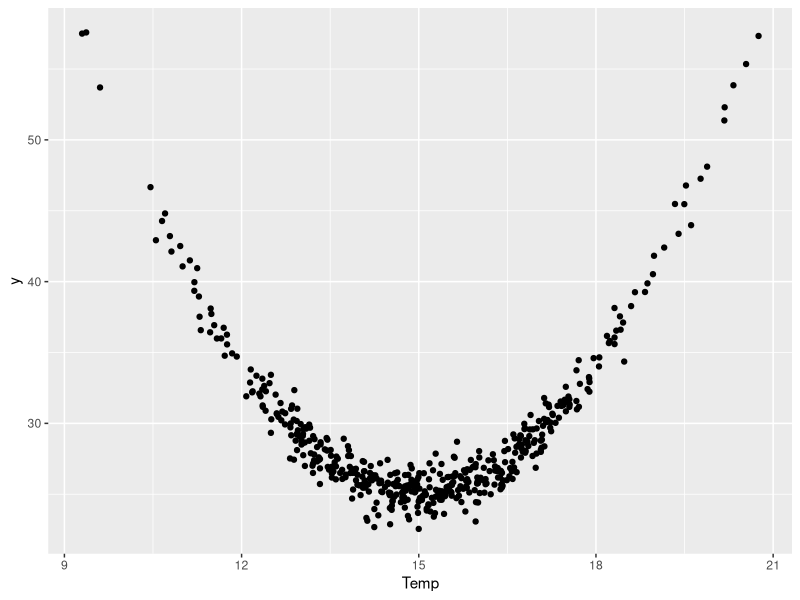
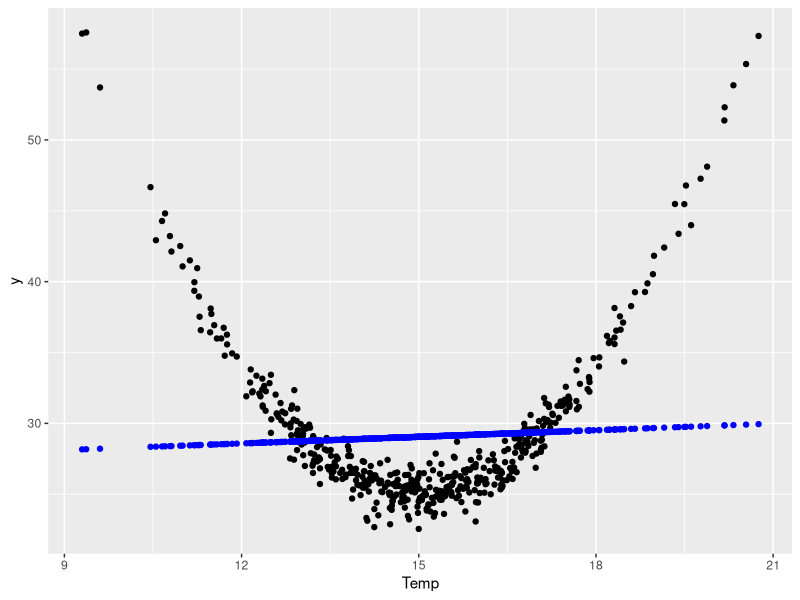
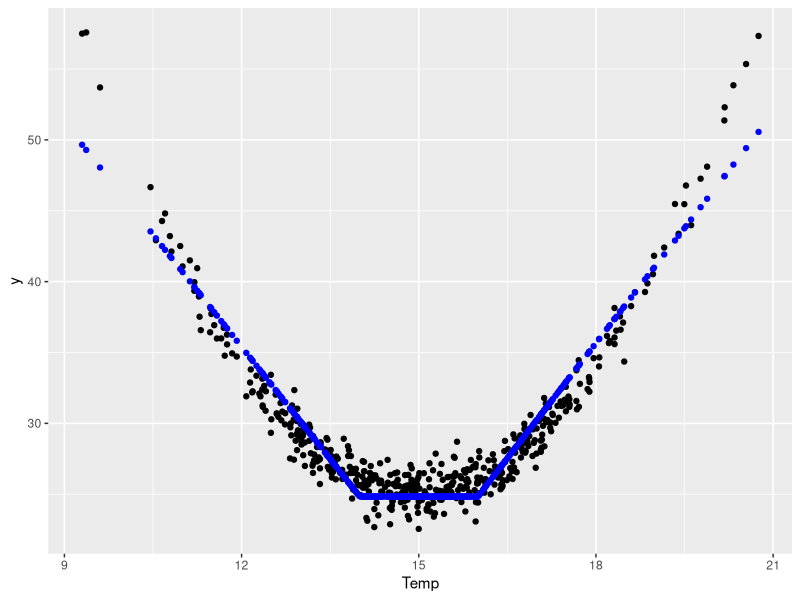
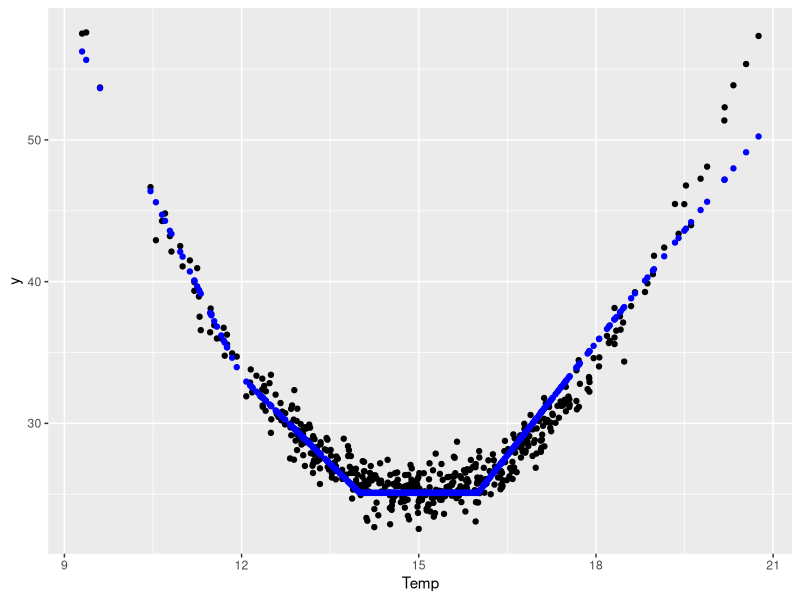

Here is the R script that generated these plots, in order:
library(ggplot2)
#Generate sinthetic data
Temp <- 15+rnorm(500)*2
y <- Temp^2-30*Temp+250+rnorm(500)
dt <- data.frame(y=y,Temp=Temp) #este es el conjunto de datos
ggplot(dt)+geom_point(aes(x=Temp, y=y))


#Fit regression model
lm.fit <- lm(y~Temp)
dt <- cbind(dt,fit0=lm.fit$fitted.values)
ggplot(dt)+geom_point(aes(x=Temp, y=y))+geom_point(aes(x=Temp, y=fit0),color="blue")
  #parece que a partir de 16 sube y que baja hasta 14


#Divide temperature (CREAR VISAGRA PAR LM)
T.cold <- sapply(Temp,min,14)
T.hot <- sapply(Temp,max,16)
dt <- cbind(dt,T.cold,T.hot) #anadimos al conjunto de datos las columnas tcold y thot

#Fit regression model CON TCOLD,THOT Y DT
lm.fit <- lm(y~T.cold+T.hot,dt)
dt <- cbind(dt,fit=lm.fit$fitted.values)
ggplot(dt)+geom_point(aes(x=Temp, y=y))+geom_point(aes(x=Temp, y=fit),color="blue")


#Add complexity
T.verycold <- sapply(Temp,min,12)
dt <- cbind(dt,T.verycold) #anadimos tverycold al conjunto de datos
lm.fit <- lm(y~T.cold+T.hot+T.verycold,dt)
dt <- cbind(dt,fit2=lm.fit$fitted.values)
ggplot(dt)+geom_point(aes(x=Temp, y=y))+geom_point(aes(x=Temp, y=fit2),color="blue")

